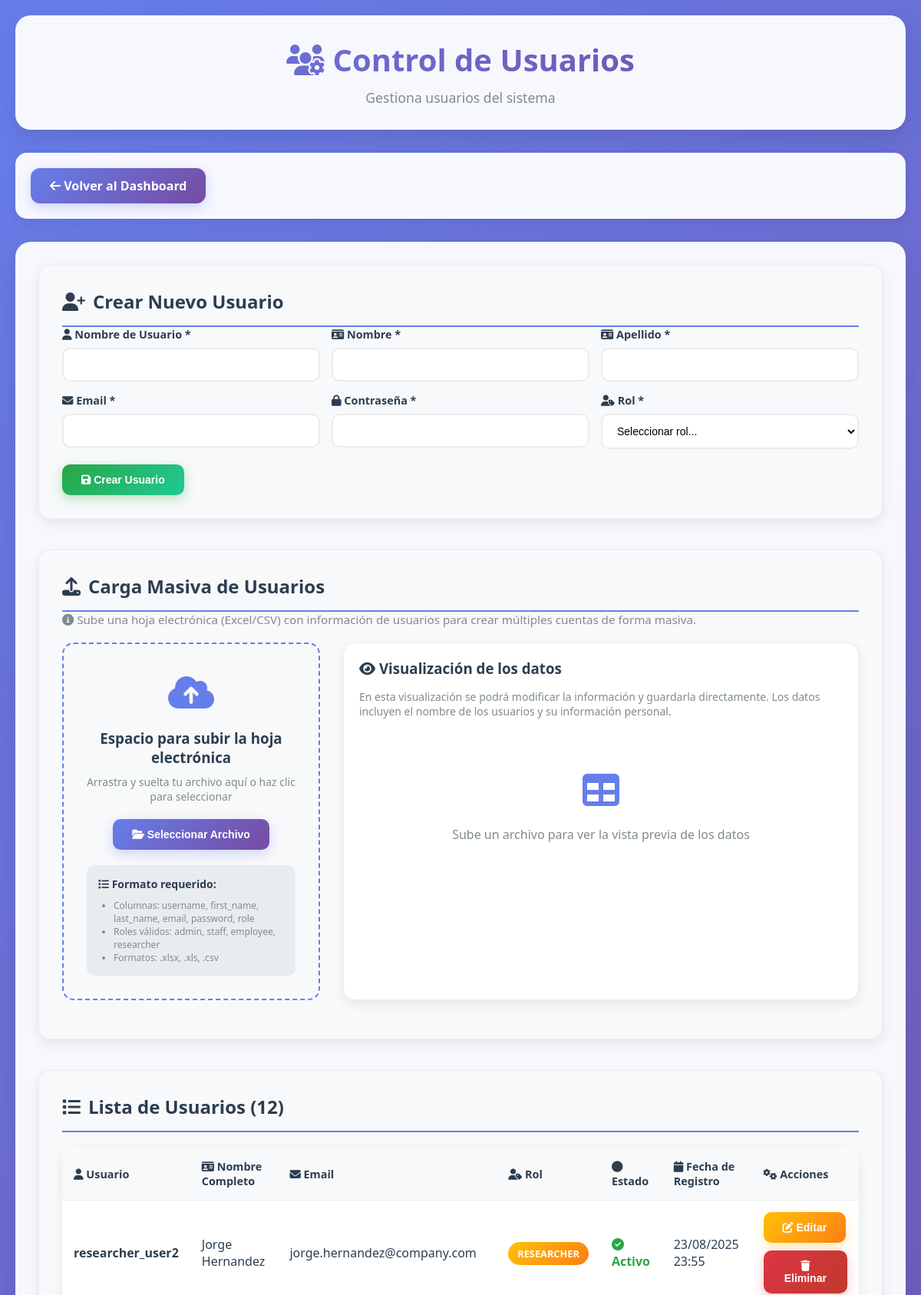
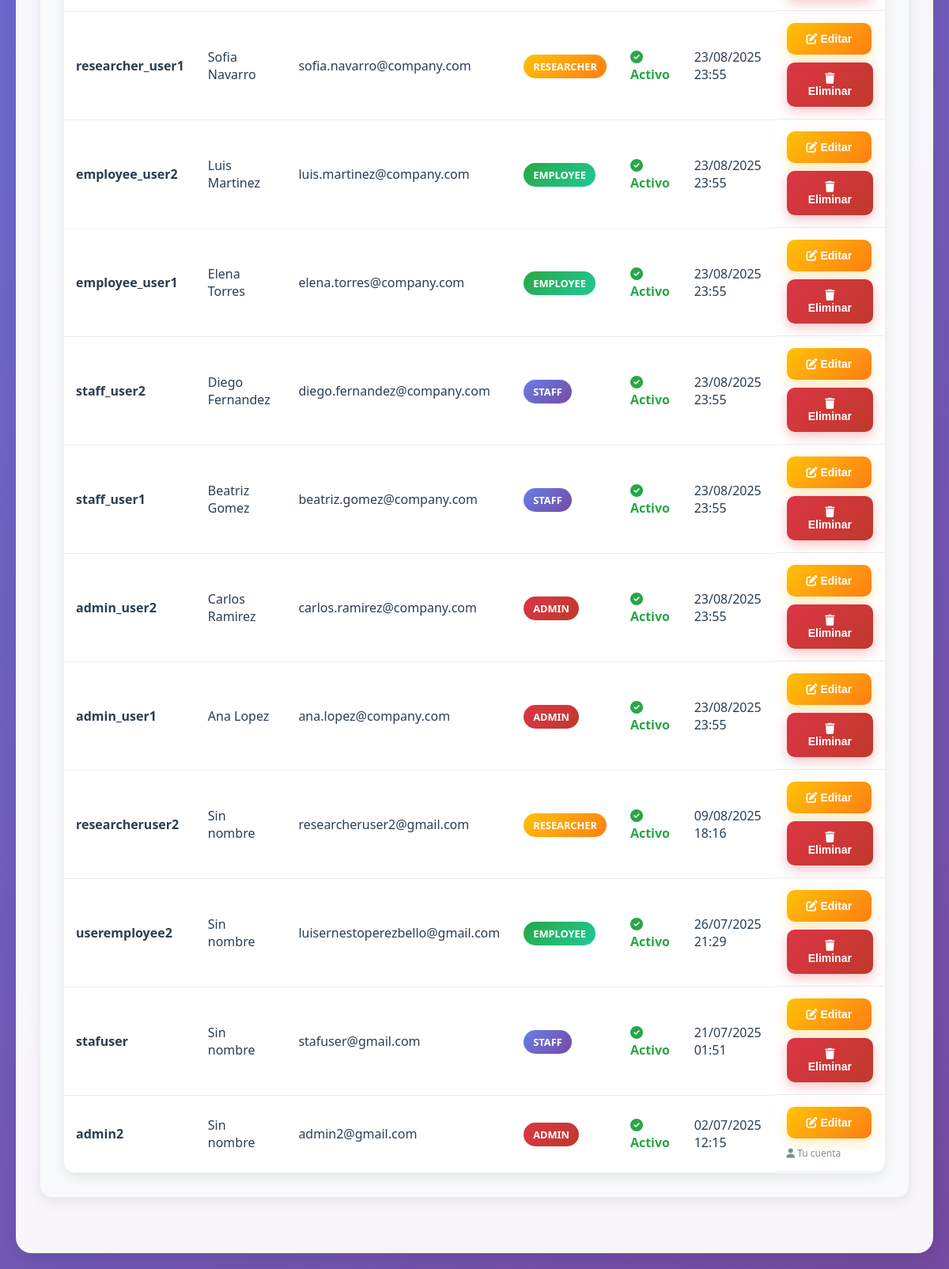
The page /accounts/admin_user_control/ (signed in) on the database its author committed (2 pictures, top to bottom).
### accounts/models.py (models this page shows, shortened)
class User(AbstractUser):
    ROLE_CHOICES = [
        ('admin', 'Admin'),
        ('staff', 'Staff'),
        ('employee', 'Employee'),
        ('researcher', 'Researcher'),
    ]
    role = models.CharField(max_length=20, choices=ROLE_CHOICES, default='employee')

### accounts/views.py (the view, shortened to what this page needs)
# urls.py: path('admin_user_control/', admin_user_control, name='admin_user_control'),
@login_required
def admin_user_control(request):
    if request.user.role != 'admin':
        return HttpResponseForbidden('Acceso denegado: No eres administrador.')
    from django.contrib.auth import get_user_model
    User = get_user_model()
    context = {}
    context['usuarios'] = User.objects.all().order_by('-date_joined')
    return render(request, 'admin_user_control.html', context)

### accounts/templates/admin_user_control.html (shortened to what this page needs)
<!DOCTYPE html>
<html lang="es">
<head>
    <link rel="stylesheet" href="https://cdnjs.cloudflare.com/ajax/libs/font-awesome/6.4.0/css/all.min.css">
</head>
<body>
    <div class="admin-container">
        <div class="header">
            <h1><i class="fas fa-users-cog"></i> Control de Usuarios</h1>
            <p>Gestiona usuarios del sistema</p>
        </div>
        <div class="nav-buttons">
            <a href="{% url 'admin_dashboard' %}">
                <i class="fas fa-arrow-left"></i> Volver al Dashboard
            </a>
        </div>
        <div class="content">
            <div class="section">
                <h2><i class="fas fa-user-plus"></i> Crear Nuevo Usuario</h2>
                <form method="post" id="create-user-form">
                    <div class="form-grid">
                        <div class="form-group">
                            <label for="username">
                                <i class="fas fa-user"></i> Nombre de Usuario *
                            </label>
                            <input type="text" id="username" name="username" required>
                        </div>
                        <div class="form-group">
                            <label for="first_name">
                                <i class="fas fa-id-card"></i> Nombre *
                            </label>
                            <input type="text" id="first_name" name="first_name" required>
                        </div>
                        <div class="form-group">
                            <label for="last_name">
                                <i class="fas fa-id-card"></i> Apellido *
                            </label>
                            <input type="text" id="last_name" name="last_name" required>
                        </div>
                        <div class="form-group">
                            <label for="email">
                                <i class="fas fa-envelope"></i> Email *
                            </label>
                            <input type="email" id="email" name="email" required>
                        </div>
                        <div class="form-group">
                            <label for="password">
                                <i class="fas fa-lock"></i> Contraseña *
                            </label>
                            <input type="password" id="password" name="password" required>
                        </div>
                        <div class="form-group">
                            <label for="role">
                                <i class="fas fa-user-tag"></i> Rol *
                            </label>
                            <select id="role" name="role" required>
                                <option value="">Seleccionar rol...</option>
                            </select>
                        </div>
                    </div>
                    <button type="submit" class="btn btn-success">
                        <i class="fas fa-save"></i> Crear Usuario
                    </button>
                </form>
            </div>
            <div class="section">
                <h2><i class="fas fa-upload"></i> Carga Masiva de Usuarios</h2>
                <p style="color: #7f8c8d; margin-bottom: 20px; font-size: 0.95rem;">
                    <i class="fas fa-info-circle"></i> Sube una hoja electrónica (Excel/CSV) con información de usuarios para crear múltiples cuentas de forma masiva.
                </p>
                <div style="display: grid; grid-template-columns: 1fr 2fr; gap: 30px; margin-bottom: 20px;">
                    <div class="upload-zone" id="uploadZone">
                        <div style="font-size: 3em; margin-bottom: 15px; color: #667eea;">
                            <i class="fas fa-cloud-upload-alt"></i>
                        </div>
                        <h3 style="margin: 0 0 10px 0; color: #2c3e50;">Espacio para subir la hoja electrónica</h3>
                        <p style="color: #7f8c8d; margin-bottom: 20px; font-size: 14px;">
                            Arrastra y suelta tu archivo aquí o haz clic para seleccionar
                        </p>
                        <form method="post" enctype="multipart/form-data" id="upload-form">
                            <button type="button" class="btn btn-primary" onclick="document.getElementById('file-upload').click()">
                                <i class="fas fa-folder-open"></i> Seleccionar Archivo
                            </button>
                        </form>
                        <div style="margin-top: 20px; padding: 15px; background: #e9ecef; border-radius: 10px; text-align: left;">
                            <h4 style="margin: 0 0 10px 0; font-size: 14px; color: #2c3e50;">
                                <i class="fas fa-list"></i> Formato requerido:
                            </h4>
                            <ul style="margin: 0; padding-left: 20px; font-size: 12px; color: #7f8c8d;">
                                <li>Columnas: username, first_name, last_name, email, password, role</li>
                                <li>Roles válidos: admin, staff, employee, researcher</li>
                                <li>Formatos: .xlsx, .xls, .csv</li>
                            </ul>
                        </div>
                    </div>
                    <div class="data-preview">
                        <h3 style="margin: 0 0 15px 0; color: #2c3e50;">
                            <i class="fas fa-eye"></i> Visualización de los datos
                        </h3>
                        <p style="color: #7f8c8d; margin-bottom: 20px; font-size: 14px;">
                            En esta visualización se podrá modificar la información y guardarla directamente. Los datos incluyen el nombre de los usuarios y su información personal.
                        </p>
                        <div id="no-data" style="text-align: center; padding: 40px; color: #7f8c8d;">
                            <div style="font-size: 3em; margin-bottom: 15px; color: #667eea;">
                                <i class="fas fa-table"></i>
                            </div>
                            <p>Sube un archivo para ver la vista previa de los datos</p>
                        </div>
                    </div>
                </div>
            </div>
            <div class="section">
                <h2><i class="fas fa-list"></i> Lista de Usuarios ({{ usuarios.count }})</h2>
                {% if usuarios %}
                    <table class="users-table">
                        <thead>
                            <tr>
                                <th><i class="fas fa-user"></i> Usuario</th>
                                <th><i class="fas fa-id-card"></i> Nombre Completo</th>
                                <th><i class="fas fa-envelope"></i> Email</th>
                                <th><i class="fas fa-user-tag"></i> Rol</th>
                                <th><i class="fas fa-circle"></i> Estado</th>
                                <th><i class="fas fa-calendar"></i> Fecha de Registro</th>
                                <th><i class="fas fa-cogs"></i> Acciones</th>
                            </tr>
                        </thead>
                        <tbody>
                            {% for usuario in usuarios %}
                            <tr>
                                <td><strong>{{ usuario.username }}</strong></td>
                                <td>{{ usuario.get_full_name|default:"Sin nombre" }}</td>
                                <td>{{ usuario.email }}</td>
                                <td>
                                    <span class="role-badge role-{{ usuario.role }}">
                                        {{ usuario.role|title }}
                                    </span>
                                </td>
                                <td>
                                    <span class="{% if usuario.is_active %}status-active{% else %}status-inactive{% endif %}">
                                        <i class="fas fa-{% if usuario.is_active %}check-circle{% else %}times-circle{% endif %}"></i>
                                        {% if usuario.is_active %}Activo{% else %}Inactivo{% endif %}
                                    </span>
                                </td>
                                <td>{{ usuario.date_joined|date:"d/m/Y H:i" }}</td>
                                <td class="actions-cell">
                                    <button class="btn btn-warning" onclick="editarUsuario({{ usuario.id }}, '{{ usuario.username }}', '{{ usuario.first_name }}', '{{ usuario.last_name }}', '{{ usuario.email }}', '{{ usuario.role }}', {% if usuario.is_active %}true{% else %}false{% endif %})">
                                        <i class="fas fa-edit"></i> Editar
                                    </button>
                                    {% if usuario != user %}
                                    <button class="btn btn-danger" onclick="eliminarUsuario({{ usuario.id }}, '{{ usuario.username }}')">
                                        <i class="fas fa-trash"></i> Eliminar
                                    </button>
                                    {% else %}
                                    <span style="color: #7f8c8d; font-size: 12px;">
                                        <i class="fas fa-user"></i> Tu cuenta
                                    </span>
                                    {% endif %}
                                </td>
                            </tr>
                            {% endfor %}
                        </tbody>
                    </table>
                {% else %}
                    <div style="text-align: center; padding: 40px; color: #7f8c8d;">
                        <i class="fas fa-users fa-3x mb-3" style="color: #667eea;"></i>
                        <p style="font-style: italic;">No hay usuarios registrados</p>
                    </div>
                {% endif %}
            </div>
        </div>
    </div>
</body>
</html>

### rows shown on the page
User: username "researcher_user2", get_full_name "Jorge Hernandez", email "jorge.hernandez@company.com", role "RESEARCHER", is_active True (drawn), date_joined "23/08/2025 23:55"
User: username "researcher_user1", get_full_name "Sofia Navarro", email "sofia.navarro@company.com", role "RESEARCHER", is_active True (drawn), date_joined "23/08/2025 23:55"
User: username "employee_user2", get_full_name "Luis Martinez", email "luis.martinez@company.com", role "EMPLOYEE", is_active True (drawn), date_joined "23/08/2025 23:55"
User: username "employee_user1", get_full_name "Elena Torres", email "elena.torres@company.com", role "EMPLOYEE", is_active True (drawn), date_joined "23/08/2025 23:55"
User: username "staff_user2", get_full_name "Diego Fernandez", email "diego.fernandez@company.com", role "STAFF", is_active True (drawn), date_joined "23/08/2025 23:55"
User: username "staff_user1", get_full_name "Beatriz Gomez", email "beatriz.gomez@company.com", role "STAFF", is_active True (drawn), date_joined "23/08/2025 23:55"
User: username "admin_user2", get_full_name "Carlos Ramirez", email "carlos.ramirez@company.com", role "ADMIN", is_active True (drawn), date_joined "23/08/2025 23:55"
User: username "admin_user1", get_full_name "Ana Lopez", email "ana.lopez@company.com", role "ADMIN", is_active True (drawn), date_joined "23/08/2025 23:55"
User: username "researcheruser2", get_full_name "Sin nombre", email "researcheruser2@gmail.com", role "RESEARCHER", is_active True (drawn), date_joined "09/08/2025 18:16"
User: username "useremployee2", get_full_name "Sin nombre", email "luisernestoperezbello@gmail.com", role "EMPLOYEE", is_active True (drawn), date_joined "26/07/2025 21:29"
User: username "stafuser", get_full_name "Sin nombre", email "stafuser@gmail.com", role "STAFF", is_active True (drawn), date_joined "21/07/2025 01:51"
User: username "admin2", get_full_name "Sin nombre", email "admin2@gmail.com", role "ADMIN", is_active True (drawn), date_joined "02/07/2025 12:15", shows "Tu cuenta"

### other values the page prints
{{ usuarios.count }} "12"
